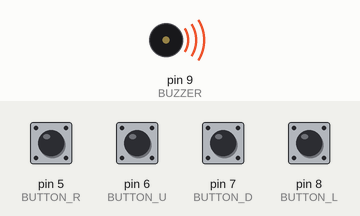
Simulated run of this sketch. Board: Arduino Pro Mini, built with avr-gcc and run on an emulated ATmega328P. Parts: buzzer (waves = sounding). Inputs (shaded band) come from the test bench; at power-on: pin 5 (BUTTON_R), pin 6 (BUTTON_U), pin 7 (BUTTON_D), pin 8 (BUTTON_L) HIGH.

Above: at 0.5 s.
At 1.0 s:
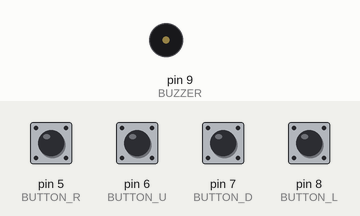
Timing chart, 0 to 2.5 s (numbered marks = the images above):
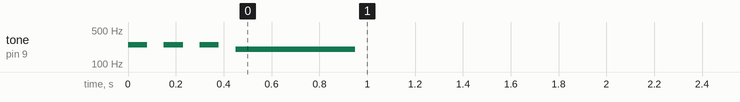

Measured:
- by itself, tone on pin 9 (BUZZER): plays 250 Hz for 0.08 s, 250 Hz for 0.08 s, 250 Hz for 0.08 s, 200 Hz for 0.50 s

The sketch:

driver.ino
```cpp
/*
  Schematic; Snakegame.pro | v3.1
  Board; Arduino Pro or Pro Mini
  Snakegame for Charlieplexing with 30 LEDs

  Ledmatrix;
  led1  led2  led3  led4  led5
  led6  led7  led8  led9  led10
  led11 led12 led13 led14 led15
  led16 led17 led18 led19 led20
  led21 led22 led23 led24 led25
  led26 led27 led28 led29 led30
*/

// DDRB: direction port b
// DDRC: direction port c
// PORTB: data port b
// PORTC: data port c
#define AMOUNT_OF_LEDS 30
#define AMOUNT_OF_LEDS_HORIZONTAL 5
#define AMOUNT_OF_LEDS_VERTICAL 6

#define DIRECTION_UP 0
#define DIRECTION_RIGHT 1
#define DIRECTION_DOWN 2
#define DIRECTION_LEFT 3

// Buttons & buzzer pin defines
#define BUTTON_L 8
#define BUTTON_D 7
#define BUTTON_U 6
#define BUTTON_R 5
#define BUZZER 9

uint8_t matrix[AMOUNT_OF_LEDS][2] = {
  {B00000011, B00000001}, //  01  CHP_A CHP_B
  {B00000101, B00000001}, //  02  CHP_A CHP_C
  {B00001001, B00000001}, //  03  CHP_A CHP_D
  {B00010001, B00000001}, //  04  CHP_A CHP_E
  {B00100001, B00000001}, //  05  CHP_A CHP_F
  {B00000011, B00000010}, //  06  CHP_B CHP_A
  {B00000110, B00000010}, //  07  CHP_B CHP_C
  {B00001010, B00000010}, //  08  CHP_B CHP_D
  {B00010010, B00000010}, //  09  CHP_B CHP_E
  {B00100010, B00000010}, //  10  CHP_B CHP_F
  {B00000101, B00000100}, //  11  CHP_C CHP_A
  {B00000110, B00000100}, //  12  CHP_C CHP_B
  {B00001100, B00000100}, //  13  CHP_C CHP_D
  {B00010100, B00000100}, //  14  CHP_C CHP_E
  {B00100100, B00000100}, //  15  CHP_C CHP_F
  {B00001001, B00001000}, //  16  CHP_D CHP_A
  {B00001010, B00001000}, //  17  CHP_D CHP_B
  {B00001100, B00001000}, //  18  CHP_D CHP_C
  {B00011000, B00001000}, //  19  CHP_D CHP_E
  {B00101000, B00001000}, //  20  CHP_D CHP_F
  {B00010001, B00010000}, //  21  CHP_E CHP_A
  {B00010010, B00010000}, //  22  CHP_E CHP_B
  {B00010100, B00010000}, //  23  CHP_E CHP_C
  {B00011000, B00010000}, //  24  CHP_E CHP_D
  {B00110000, B00010000}, //  25  CHP_E CHP_F
  {B00100001, B00100000}, //  26  CHP_F CHP_A
  {B00100010, B00100000}, //  27  CHP_F CHP_B
  {B00100100, B00100000}, //  28  CHP_F CHP_C
  {B00101000, B00100000}, //  29  CHP_F CHP_D
  {B00110000, B00100000}  //  30  CHP_F CHP_E
};

/*
 * This data is horizontally flipped.
 * The bit on the right is the left bit.
 */
uint8_t frameData[AMOUNT_OF_LEDS_VERTICAL] = {
  B00000000,
  B00001001,
  B00000000,
  B00001001,
  B00001111,
  B00000000,
};

uint8_t direction = DIRECTION_UP;

void setup() {
  Serial.begin(19200);
  pinMode(5, INPUT_PULLUP);
  pinMode(6, INPUT_PULLUP);
  pinMode(7, INPUT_PULLUP);
  pinMode(8, INPUT_PULLUP);

  //tatatadaa welcome
  tone(BUZZER, 250, 80); //pin, freq, duration
  delay (150);
  tone(BUZZER, 250, 80);
  delay (150);
  tone(BUZZER, 250, 80);
  delay (150);
  tone(BUZZER, 200, 500);
}

void loop() {
  while (true) {
    readInput();
    drawFrame(8000);

  }
}

void readInput() {
  if (!digitalRead(BUTTON_U)) {
    direction = DIRECTION_UP;
  } else if (!digitalRead(BUTTON_R)) {
    direction = DIRECTION_RIGHT;
  } else if (!digitalRead(BUTTON_D)) {
    direction = DIRECTION_DOWN;
  } else if (!digitalRead(BUTTON_L)) {
    direction = DIRECTION_LEFT;
  }
}

void updateFrameBuffer() {
  for (uint8_t i = 0; i < AMOUNT_OF_LEDS_VERTICAL; i++) {
    frameData[i] = 0;
  }

  // write your code here to manipulate the frame buffer.
}

void drawFrame(uint32_t repeat) {
  for (uint32_t i = 0; i < repeat; i++) {
    uint8_t ledNumber = 0;
    for (uint8_t y = 0; y < AMOUNT_OF_LEDS_VERTICAL; y++) {
      uint8_t rowData = frameData[y];
      //Serial.println(rowData, BIN);
      for (uint8_t x = AMOUNT_OF_LEDS_HORIZONTAL - 1; x >= 0; x--) {
        // is on

        if (rowData >> x & 1) {
          DDRC = matrix[ledNumber][0];
          PORTC = matrix[ledNumber][1];
        } else {
          DDRC = 0;
          PORTC = 0;
        }

        ledNumber++;
      }
    }
  }
}
```
